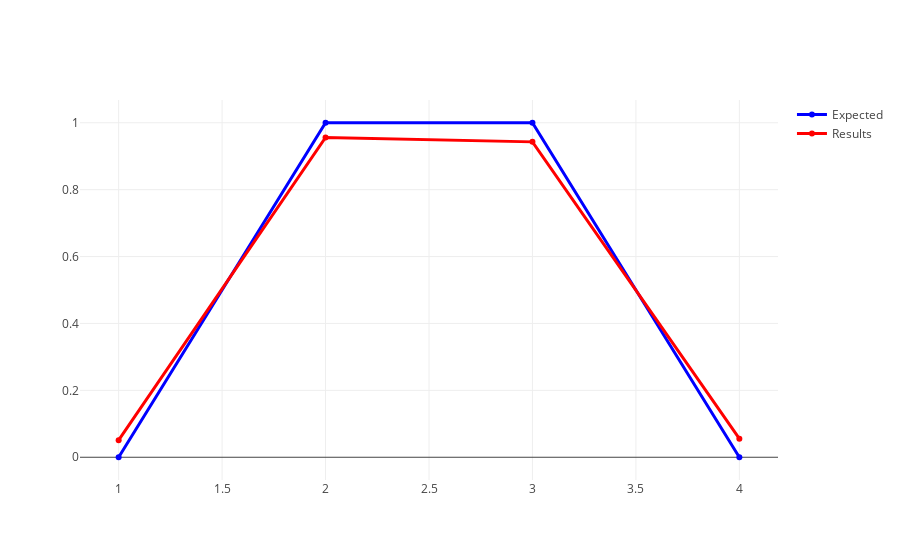

This figure's notebook cell:
### Code cell
import { tensor1D } from "../mod.ts";
import { Visualizer } from "../visualizer/mod.ts";

import {
    Cost,
    CPU,
    DenseLayer,
    Sequential,
    setupBackend,
    SigmoidLayer,
    tensor2D,
  } from "https://deno.land/x/netsaur@0.2.8/mod.ts";
  
  await setupBackend(CPU);
  
  const net = new Sequential({
    size: [4, 2],
  
    silent: true,
  
    layers: [
      DenseLayer({ size: [3] }),
      SigmoidLayer(),
      DenseLayer({ size: [1] }),
      SigmoidLayer(),
    ],
  
    cost: Cost.MSE,
  });
  
  net.train(
    [
      {
        inputs: tensor2D([
          [0, 0],
          [1, 0],
          [0, 1],
          [1, 1],
        ]),
        outputs: tensor2D([[0], [1], [1], [0]]),
      },
    ],
    10000,
  );
  

  
const visualizer = new Visualizer();
await visualizer.graph(net, [
  tensor1D([0, 0]),
  tensor1D([1, 0]),
  tensor1D([0, 1]),
  tensor1D([1, 1]),
], [
  tensor1D([0]),
  tensor1D([1]),
  tensor1D([1]),
  tensor1D([0])
])

### Figure 1 — Plotly figure (JSON) as saved in the notebook; plotly's stock layout.template omitted (floating-point values rounded to 4 significant figures)
{"data": [{"line": {"color": "blue", "width": 3}, "name": "Expected", "type": "scatter", "x": [1, 2, 3, 4], "y": [0, 1, 1, 0]}, {"line": {"color": "red", "width": 3}, "name": "Results", "type": "scatter", "x": [1, 2, 3, 4], "y": [0.05113, 0.9562, 0.9429, 0.05542]}], "layout": {}}
